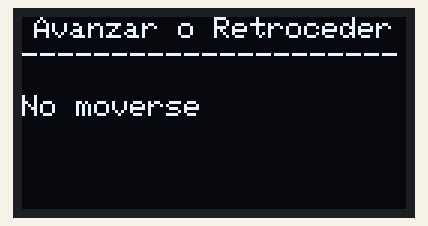
This sketch was run on a simulated Arduino Uno, built with avr-gcc and run on an emulated ATmega328P. Parts: 128×64 one-colour display.

Above: at 0.1 s.

The sketch:

PruebaOled.ino
```cpp
#include <Wire.h>
#include <Adafruit_GFX.h>
#include <Adafruit_SSD1306.h>


#define SCREEN_WIDTH 128 // OLED width,  in pixels
#define SCREEN_HEIGHT 64 // OLED height, in pixels

Adafruit_SSD1306 oled(SCREEN_WIDTH, SCREEN_HEIGHT, &Wire, -1);

void setup(){
    Wire.begin();
    oled.begin(SSD1306_SWITCHCAPVCC, 0x3C);
}

void loop()
{
    oled.clearDisplay();
    oled.setTextSize(1);
    oled.setTextColor(WHITE);
    oled.setCursor(4, 0);
    oled.println("Avanzar o Retroceder");
    oled.setCursor(0, 9);
    oled.println("---------------------");
    oled.setCursor(0, 26);
    oled.println("No moverse");
    oled.display();
}
```
